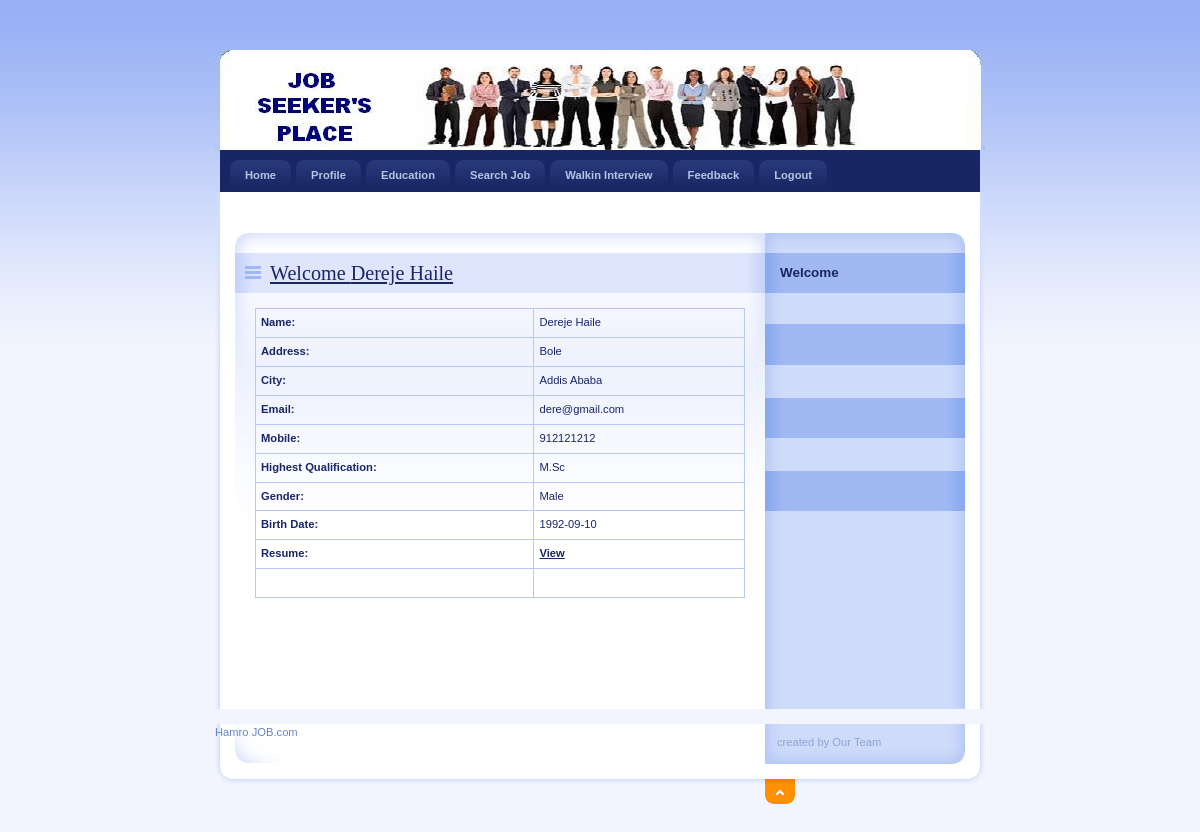
Page /JobSeeker/Profile.php (signed in) on the committed database.
### tables this page shows
CREATE TABLE IF NOT EXISTS `jobseeker_reg` (
  `JobSeekId` int(11) NOT NULL AUTO_INCREMENT,
  `JobSeekerName` varchar(20) NOT NULL,
  `Address` varchar(100) NOT NULL,
  `City` varchar(20) NOT NULL,
  `Email` varchar(40) NOT NULL,
  `Mobile` bigint(20) NOT NULL,
  `Qualification` varchar(20) NOT NULL,
  `Gender` varchar(10) NOT NULL,
  `BirthDate` date NOT NULL,
  `Resume` varchar(200) NOT NULL,
  `Status` varchar(10) NOT NULL,
  `UserName` varchar(20) NOT NULL,
  `Password` varchar(20) NOT NULL,
  `Question` varchar(100) NOT NULL,
  `Answer` varchar(50) NOT NULL,
  PRIMARY KEY (`JobSeekId`),
  KEY `JobSeekId` (`JobSeekId`)
);

### JobSeeker/Profile.php (the view, shortened to what this page needs)
<!DOCTYPE html PUBLIC "-//W3C//DTD XHTML 1.0 Strict//EN" "http://www.w3.org/TR/xhtml1/DTD/xhtml1-strict.dtd">
<html xmlns="http://www.w3.org/1999/xhtml" xml:lang="cs" lang="cs">
<head>
    <link rel="stylesheet" media="screen,projection" type="text/css" href="./css/main.css" />
    <link rel="stylesheet" media="print" type="text/css" href="./css/print.css" />
    <link rel="stylesheet" media="aural" type="text/css" href="./css/aural.css" />
</head>
<body id="www-url-cz">
<div id="main" class="box">
<?php
include "Header.php"
?>
<?php
include "menu.php"
?>
    <div id="page" class="box">
    <div id="page-in" class="box">
        <div id="strip" class="box noprint">
            <p id="breadcrumbs">&nbsp;</p>
        </div>
        <div id="content">
            <div class="article">
                <h2><span><a href="#">Welcome <?php echo $_SESSION['Name'];?></a></span></h2>
<?php
$ID=$_SESSION['ID'];
$con = mysqli_connect("localhost","root","","job");
$sql = "select * from JobSeeker_Reg where JobSeekId='".$ID."'  ";
$result = mysqli_query($con,$sql);
$row = mysqli_fetch_array($result)
?>
                <table width="100%" border="1" cellspacing="2" cellpadding="2">
                  <tr>
                    <td><strong>Name:</strong></td>
                    <td><?php echo $row['JobSeekerName'];?></td>
                  </tr>
                  <tr>
                    <td><strong>Address:</strong></td>
                    <td><?php echo $row['Address'];?></td>
                  </tr>
                  <tr>
                    <td><strong>City:</strong></td>
                    <td><?php echo $row['City'];?></td>
                  </tr>
                  <tr>
                    <td><strong>Email:</strong></td>
                    <td><?php echo $row['Email'];?></td>
                  </tr>
                  <tr>
                    <td><strong>Mobile:</strong></td>
                    <td><?php echo $row['Mobile'];?></td>
                  </tr>
                  <tr>
                    <td><strong>Highest Qualification:</strong></td>
                    <td><?php echo $row['Qualification'];?></td>
                  </tr>
                  <tr>
                    <td><strong>Gender:</strong></td>
                    <td><?php echo $row['Gender'];?></td>
                  </tr>
                  <tr>
                    <td><strong>Birth Date:</strong></td>
                    <td><?php echo $row['BirthDate'];?></td>
                  </tr>
                  <tr>
                    <td><strong>Resume:</strong></td>
                    <td><a href="../upload/<?php echo $row['Resume'];?>" target="_blank"><strong>View</strong></a></td>
                  </tr>
                  <tr>
                    <td>&nbsp;</td>
                    <td>&nbsp;</td>
                  </tr>
                </table>
              <p>&nbsp;</p>
                <p class="btn-more box noprint">&nbsp;</p>
          </div>
        </div>
<?php
include "right.php"
?>
    </div>
    </div>
<?php
include "footer.php"
?>
</div>
</body>
</html>

### JobSeeker/css/main.css (style rules this page uses)
* { min-height:1px; }
body { border:0; margin:0; padding:0; background:#F2F5FE url("../design/bg.gif") 0 0 repeat-x; font:70%/160% "verdana",sans-serif; color:#192666; _text-align:center; }
a { color:#192666; }
p { border:0; margin:15px 0; padding:0; }
div { display:block; border:0; margin:0; padding:0; }
h1, h2, h3, h4, h5 { border:0; margin:15px 0 10px 0; padding:0; font-weight:bold; }
h2 { font-size:180%; line-height:100%; font-family:"georgia",serif; font-weight:normal; }
table { display:table; border-collapse:collapse; margin:15px 0; padding:0; border:1px solid #B7CAF6; font-size:100%; }
tr { display:table-row; }
th, td { display: table-cell; border:1px solid #B7CAF6; margin:0; padding:5px; vertical-align:top; text-align:left; }
a, img, span { border:0; margin:0; padding:0; }
strong, .strong { font-weight:bold; }
.box { min-height:1px; _height:1px; }
.box:after { content:"."; display:block; line-height:0px; font-size:0px; visibility:hidden; clear:both; }
#main { width:770px; margin:50px auto 0 auto; _text-align:left; }
#page { width:770px; min-height:1px; background:#FFF url("../design/bg_page.gif") 0 0 repeat-y; _height:1px; }
#page-in { min-height:1px; padding:10px 0; background:url("../design/bg_page_in.jpg") 0 0 no-repeat; _height:1px; }
#strip { position:relative; clear:both; padding:3px 20px 10px 20px; color:#6182D1; }
#strip p { margin:0; }
#strip #breadcrumbs { width:520px; margin:0; padding:0; }
#content { float:left; width:530px; _width:550px; margin:0; padding:0 0 0 20px; }
#content .article { clear:both; margin:0; padding:20px; background:url("../design/content_article_bg.jpg") 0 0 no-repeat; }
#content .article h2 { margin:0 -20px; padding:10px; background:#DEE5FD url("../design/content_title_bg.gif") 0 0 repeat-y; color:#192666; }
#content .article h2 span { background:url("../design/ico_list.gif") 0 50% no-repeat; padding-left:25px; }
#content .article p { text-align:justify; }
#content .btn-more { margin:0 0 15px 0; padding:0; border:0; position:relative; }

### JobSeeker/css/print.css (style rules this page uses)
body { border:0; margin:0; padding:0; font-size:12pt }
a { color:#000; text-decoration:none; }
h1, h2, h3 { page-break-after:avoid; page-break-inside:avoid; }
table { border-collapse: collapse; border-width:1px; border-style:solid; }
th, td { display:table-cell; border-width:1px; border-style:solid; }
.noprint { display:none; }

### JobSeeker/css/aural.css (style rules this page uses)
body { voice-family:paul,male; volume:loud; speech-rate:slow; richness:90; stress:20; }
h1, h2, h3, h4, h5 { cue-before:url("ping.au"); }
p, table { pause:50ms; }
strong { pitch:medium; pitch-range:60; stress:90; richness:90; }

### rows in the picture
jobseeker_reg: JobSeekerName "Dereje Haile", Address "Bole", City "Addis Ababa", Email "dere@gmail.com", Mobile "912121212", Qualification "M.Sc", Gender "Male", BirthDate "1992-09-10"

### other values in the picture
$_SESSION['Name'] "Dereje Haile"
